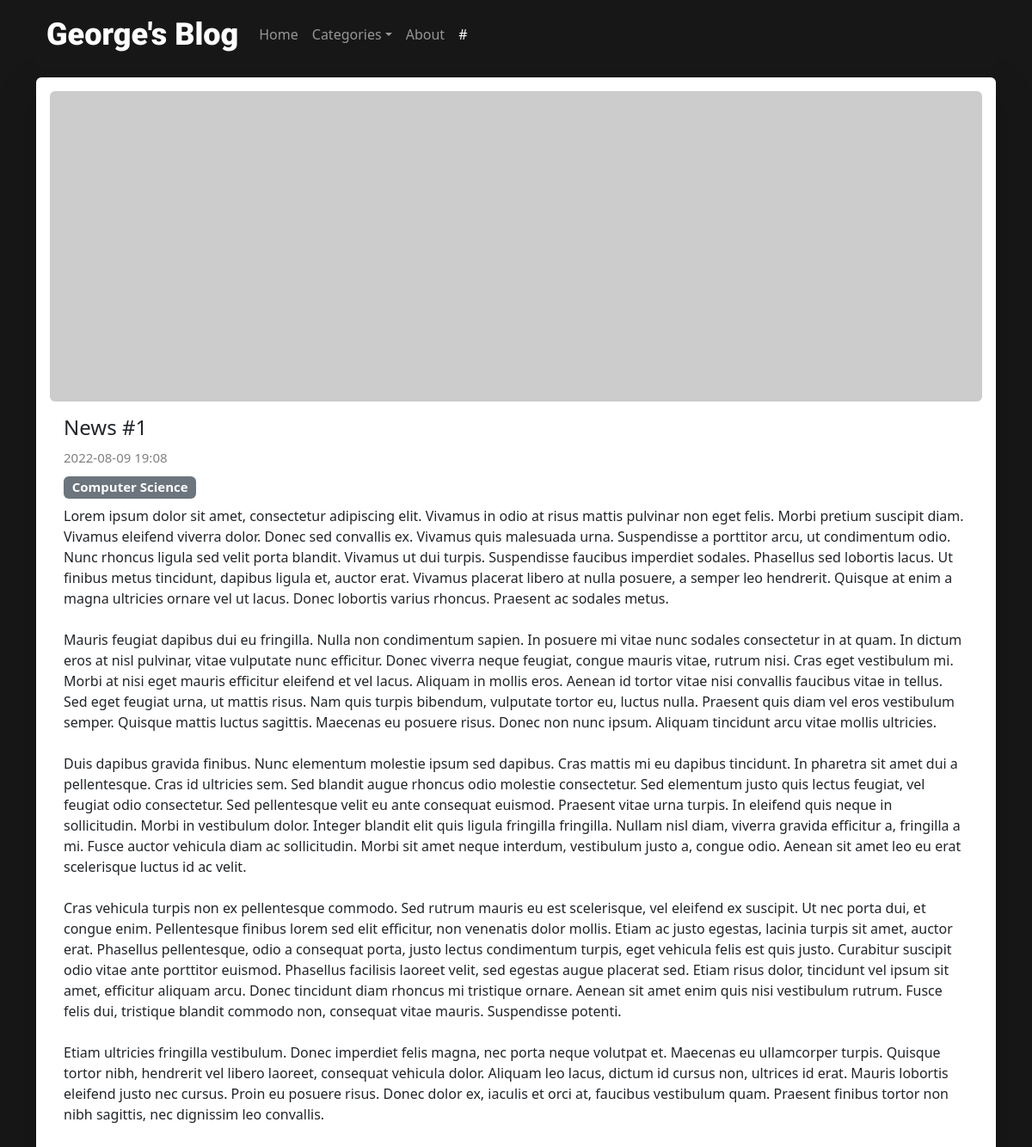
The app's page /news/15/ with its own data.
### news/models.py (models this page shows, shortened)
class News(models.Model):
    title = models.CharField(max_length=150, verbose_name='Title')
    content = models.TextField(blank=True, verbose_name='Content')
    created_at = models.DateTimeField(auto_now_add=True, verbose_name='Data of publishing')
    updated_at = models.DateTimeField(
        auto_now=True, verbose_name='Date of upadte')
    photo = models.ImageField(upload_to='photos/%Y/%m/%d/', blank=True, verbose_name='Photo')
    is_published = models.BooleanField(default=True, verbose_name='Published')
    category = models.ForeignKey('Category', on_delete=models.PROTECT, null=True, verbose_name='Category')
    class Meta:
        verbose_name = 'News'
        verbose_name_plural = 'News'
        ordering = ['-created_at']

class Category(models.Model):
    title = models.CharField(max_length=150, db_index=True, verbose_name="Name of category")
    def __str__(self):
        return self.title
    class Meta:
        verbose_name = 'Category'
        verbose_name_plural = 'Category'
        ordering = ['title']

### news/views.py (the view)
# urls.py: path('news/<int:news_id>/', view_news, name='view_news'),
def view_news(request, news_id):
    news_item = get_object_or_404(News, pk=news_id)
    categories = Category.objects.all()
    return render(request, 'news/view_news.html', {"news_item": news_item, 'categories': categories,})

### news/templates/news/view_news.html (shortened to what this page needs)
{% extends 'base.html' %}
{% block content %}
<div class="row">
    <div class="col" style="margin: 10px 0 10px 0;">
        <div class="card  h-100 shadow-lg p-3 mb-5 bg-body rounded" style="border:0px;">
                <div class="card"  style="max-width: fit-content; border: 0px;">
                {% if news_item.photo %}
                    <img src="{{ news_item.photo.url }}" class="img-fluid rounded d-block" alt="#"/>
                {% else %}
                    <img src="https://picsum.photos/1500/500" class="img-fluid rounded d-block" alt="#" />
                {% endif %}
                </div>
              <div class="card-body">
                <h4 class="card-title">{{ news_item.title }}
                </h4>
                 <span class="card-text" style="color: grey; font-size: 15px;">{{ news_item.created_at|date:'Y-m-d H:m' }}</span>
                 <h5><span class="badge bg-secondary" style=" margin:10px 0 0px 0;">{{ news_item.category }}</span>
                </h5>
                <p class="card-text">{{ news_item.content|safe|linebreaksbr}}</p>
              </div>
            </div>
          </div>
</div>
{% endblock content %}

### website/static/css/style.css (style rules this page uses)
p { margin-top: 0; margin-bottom: 2rem; }
body { background-color: #171717; }
.card { --bs-card-spacer-y: 1rem; --bs-card-spacer-x: 1rem; }

### records on screen
News: title "News #1", created_at "2022-08-09 19:08", category "Computer Science", content "Lorem ipsum dolor sit amet, consectetur adipiscing elit. Vivamus in odio at risus mattis pulvinar non eget felis. Morbi pretium suscipit diam. Vivamus eleifend viverra dolor. Donec sed convallis ex. Vivamus quis malesuada urna. Suspendisse a porttitor arcu, ut condimentum odio. Nunc rhoncus ligula sed velit porta blandit. Vivamus ut dui turpis. Suspendisse faucibus imperdiet sodales. Phasellus sed lobortis lacus. Ut finibus metus tincidunt, dapibus ligula et, auctor erat. Vivamus placerat libero at nulla posuere, a semper leo hendrerit. Quisque at enim a magna ultricies ornare vel ut lacus. Donec lobortis varius rhoncus. Praesent ac sodales metus. Mauris feugiat dapibus dui eu fringilla.…"
